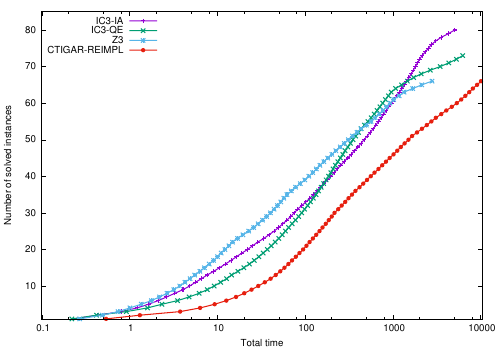

gnuplot code for this plot:
#set size square
#set size 0.53,0.66
set size 1,1
set xrange [0.1:10500]
set yrange [1:85]
set logscale x

#set key right bottom box
set key left top
set xlabel 'Total time'
set ylabel 'Number of solved instances'
set title ''
set terminal postscript eps color
set output '| epstopdf --filter > cav12-accumulated.pdf'
plot \
     'cav12-accumulated.ia.time.data' using 3:0 with linespoints lw 3 lt 1 pt 1 title 'IC3-IA' , \
     'cav12-accumulated.conc.time.data' using 3:0 with linespoints lw 3 lt 2 pt 2 title 'IC3-QE', \
     'cav12-accumulated.z3.time.data' using 3:0 with linespoints lw 3 lt 3 pt 3 title 'Z3', \
     'cav12-accumulated.ctigar.time.data' using 3:0 with linespoints lw 3 lt 7 pt 7 title 'CTIGAR-REIMPL'
